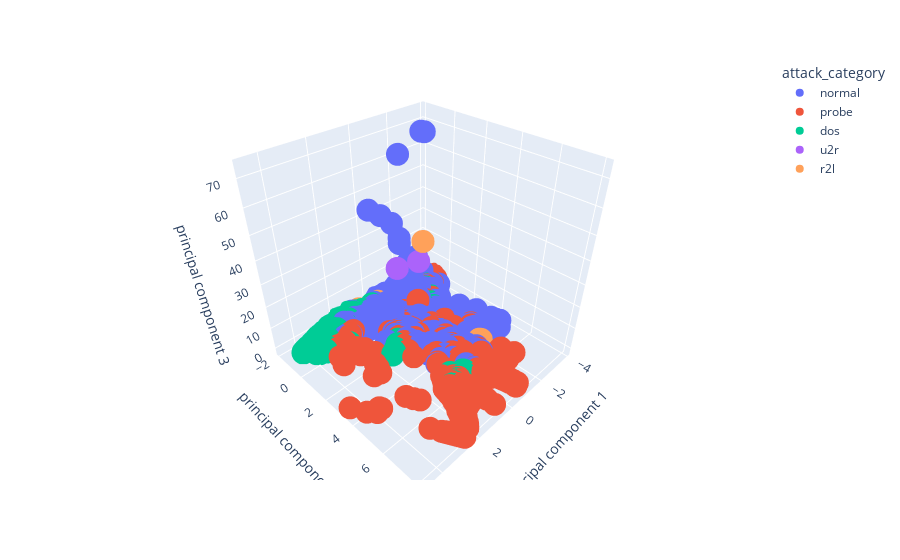

Notebook code for this chart:
### Code cell
import plotly.express as px
fig = px.scatter_3d(df_test, x='principal component 1', y='principal component 2', z='principal component 3',color='attack_category')
fig.show()

### Figure 1 — Plotly figure (JSON) as saved in the notebook; plotly's stock layout.template omitted (floating-point values rounded to 4 significant figures; data arrays with more than 128 entries replaced by an {"elided": "..."} marker saying what was removed)
{"data": [{"hovertemplate": "attack_category=normal<br>principal component 1=%{x}<br>principal component 2=%{y}<br>principal component 3=%{z}<extra></extra>", "legendgroup": "normal", "marker": {"color": "#636efa", "symbol": "circle"}, "mode": "markers", "name": "normal", "scene": "scene", "showlegend": true, "type": "scatter3d", "x": {"elided": "6827 float values"}, "y": {"elided": "6827 float values"}, "z": {"elided": "6827 float values"}}, {"hovertemplate": "attack_category=probe<br>principal component 1=%{x}<br>principal component 2=%{y}<br>principal component 3=%{z}<extra></extra>", "legendgroup": "probe", "marker": {"color": "#EF553B", "symbol": "circle"}, "mode": "markers", "name": "probe", "scene": "scene", "showlegend": true, "type": "scatter3d", "x": {"elided": "1166 float values"}, "y": {"elided": "1166 float values"}, "z": {"elided": "1166 float values"}}, {"hovertemplate": "attack_category=dos<br>principal component 1=%{x}<br>principal component 2=%{y}<br>principal component 3=%{z}<extra></extra>", "legendgroup": "dos", "marker": {"color": "#00cc96", "symbol": "circle"}, "mode": "markers", "name": "dos", "scene": "scene", "showlegend": true, "type": "scatter3d", "x": {"elided": "4593 float values"}, "y": {"elided": "4593 float values"}, "z": {"elided": "4593 float values"}}, {"hovertemplate": "attack_category=u2r<br>principal component 1=%{x}<br>principal component 2=%{y}<br>principal component 3=%{z}<extra></extra>", "legendgroup": "u2r", "marker": {"color": "#ab63fa", "symbol": "circle"}, "mode": "markers", "name": "u2r", "scene": "scene", "showlegend": true, "type": "scatter3d", "x": [-2.137, -2.424, -2.364, -0.8743], "y": [-0.5068, -0.5635, -0.6067, -0.3661], "z": [0.1986, 14.91, 0.1571, 18.76]}, {"hovertemplate": "attack_category=r2l<br>principal component 1=%{x}<br>principal component 2=%{y}<br>principal component 3=%{z}<extra></extra>", "legendgroup": "r2l", "marker": {"color": "#FFA15A", "symbol": "circle"}, "mode": "markers", "name": "r2l", "scene": "scene", "showlegend": true, "type": "scatter3d", "x": [-2.69, -2.812, -1.665, -1.712, -0.4089, 0.6926, -1.712, -0.3321], "y": [-0.6665, -0.6681, 4.722, 4.804, -0.2182, -1.644, 4.803, -1.413], "z": [0.299, 23.01, 1.125, 1.096, 0.02177, 0.1691, 1.093, 0.1381]}], "layout": {"legend": {"title": {"text": "attack_category"}, "tracegroupgap": 0}, "margin": {"t": 60}, "scene": {"domain": {"x": [0, 1], "y": [0, 1]}, "xaxis": {"title": {"text": "principal component 1"}}, "yaxis": {"title": {"text": "principal component 2"}}, "zaxis": {"title": {"text": "principal component 3"}}}}}
